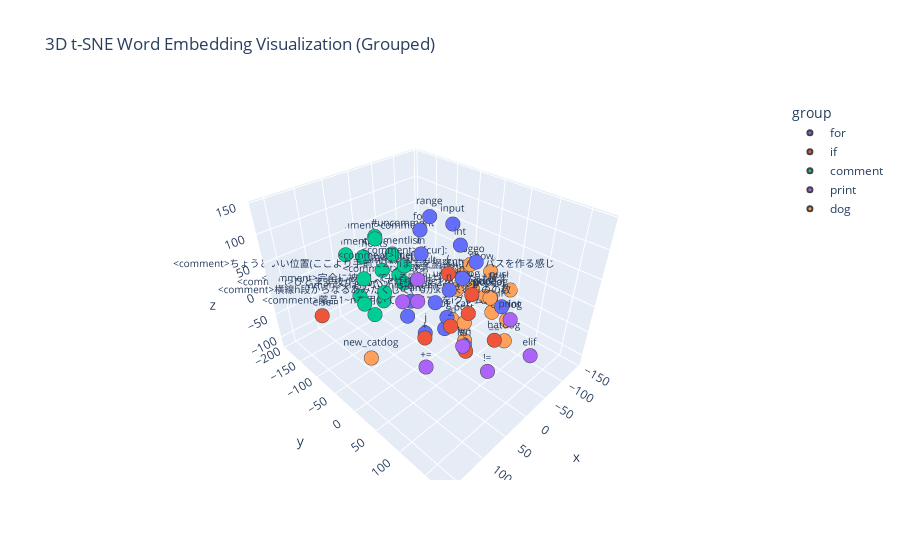

This figure's notebook cell:
### Markdown cell above
Now let's try to analyze a more structured visualization plotting the top most similar embeddings for some of domain-specific words. We will use the usual function of the previous sections.

### Code cell
# Example 
centers=["for", "if", "comment", "print", "dog"]
plot_word_embedding_grouped(ft_model_code, centers)

### Figure 1 — Plotly figure (JSON) as saved in the notebook; plotly's stock layout.template omitted (floating-point values rounded to 4 significant figures)
{"data": [{"hovertemplate": "group=for<br>x=%{x}<br>y=%{y}<br>z=%{z}<br>word=%{text}<extra></extra>", "legendgroup": "for", "marker": {"color": "#636efa", "line": {"width": 2}, "size": 5, "symbol": "circle"}, "mode": "markers+text", "name": "for", "scene": "scene", "showlegend": true, "text": ["range", "in", "i", "input", "n", "if", "j", "1", "len", "int", "]", "[", "=", ")", "-", "for"], "textfont": {"size": 10}, "type": "scatter3d", "x": [14.04, 10.99, 20.84, -60.91, 42.61, -22.52, 29.07, 32.95, 1.833, -44.72, 58.67, 57.24, -23.63, -21.12, 19.87, 11.62], "y": [-1.168, -22.13, 38.25, -25.06, 64.42, 107.1, 4.347, 53.13, 63.42, 6.121, 5.446, -4.802, 54.93, 32.92, 16.79, -23.23], "z": [144.3, 75.03, -27.6, 97.32, 68.39, 28.1, -52.01, 9.728, -58.74, 78.97, 27.31, -7.184, 79.42, 42.32, 9.86, 114.7]}, {"hovertemplate": "group=if<br>x=%{x}<br>y=%{y}<br>z=%{z}<br>word=%{text}<extra></extra>", "legendgroup": "if", "marker": {"color": "#EF553B", "line": {"width": 2}, "size": 5, "symbol": "circle"}, "mode": "markers+text", "name": "if", "scene": "scene", "showlegend": true, "text": [":", "0", "==", "(", "+", "else", ">", "2"], "textfont": {"size": 10}, "type": "scatter3d", "x": [1.485, -3.831, 14.68, 7.784, 70.88, 163.4, 38.21, 60.02], "y": [70.82, 62.48, 126.2, 30.82, 46.08, -67.81, 95.66, 84.57], "z": [43.1, 1.456, 0.06619, 63.23, -10.63, 18.01, -25.3, 27.61]}, {"hovertemplate": "group=comment<br>x=%{x}<br>y=%{y}<br>z=%{z}<br>word=%{text}<extra></extra>", "legendgroup": "comment", "marker": {"color": "#00cc96", "line": {"width": 2}, "size": 5, "symbol": "circle"}, "mode": "markers+text", "name": "comment", "scene": "scene", "showlegend": true, "text": ["comments", "commentslist", "commentlist", "<comment>#uncomment", "<comment>ちょうどいい位置(ここより手前で2**iまでを網羅)にバイパスを作る感じ", "<comment>g[cur]:", "<comment>comment", "<comment>读取第一行的n", "comment_result", "<comment>完全に被覆している区間は狭い方だけ残す", "<comment>薬品1~nを用いて、タイプaをiグラム、", "<comment>横線h段からなるあみだくじで、0がkに来るものの数", "<comment>class=\\\\\\\"hljs-comment\\\\\\\">#", "<comment>line[-1]", "<comment>ひとまず枝があるペアは枝の長さをセット", "comment"], "textfont": {"size": 10}, "type": "scatter3d", "x": [-5.735, -22.67, -45.81, -33.91, 66.86, -24.16, -11.92, -23.01, -54.41, 42.66, 64.72, 85.63, 23.66, 1.292, 68.26, 32.47], "y": [-192.2, -159.9, -157.0, -189.6, -94.42, -100.2, -160.7, -102.0, -150.8, -75.05, -75.93, -72.11, -102.4, -130.1, -107.7, -189.8], "z": [-9.914, -32.02, -5.706, 22.47, 22.89, 3.618, 37.36, -32.29, -52.25, -6.056, -39.73, -5.169, -47.17, -7.592, -17.28, 11.72]}, {"hovertemplate": "group=print<br>x=%{x}<br>y=%{y}<br>z=%{z}<br>word=%{text}<extra></extra>", "legendgroup": "print", "marker": {"color": "#ab63fa", "line": {"width": 2}, "size": 5, "symbol": "circle"}, "mode": "markers+text", "name": "print", "scene": "scene", "showlegend": true, "text": ["+=", "elif", "%", "!=", "ans", "a", "c", "print"], "textfont": {"size": 10}, "type": "scatter3d", "x": [103.1, -1.492, 76.6, 45.01, 110.8, 77.14, 102.0, 23.45], "y": [80.87, 175.6, 121.2, 141.4, 74.63, 39.7, 36.77, 152.7], "z": [-21.31, -6.919, 25.52, -27.97, 90.65, 89.98, 65.44, 56.93]}, {"hovertemplate": "group=dog<br>x=%{x}<br>y=%{y}<br>z=%{z}<br>word=%{text}<extra></extra>", "legendgroup": "dog", "marker": {"color": "#FFA15A", "line": {"width": 2}, "size": 5, "symbol": "circle"}, "mode": "markers+text", "name": "dog", "scene": "scene", "showlegend": true, "text": ["pdog", "popdog", "cntdog", "catdog", "showdog", "hatdog", "pushdog", "new_catdog", "dog_cat", "pcat", "uncle_dog", "doggo", "popcat", "cntcat", "cat", "dog"], "textfont": {"size": 10}, "type": "scatter3d", "x": [-126.5, -107.9, -142.3, -106.8, -139.0, -83.96, -144.0, 130.9, -59.32, -54.73, -85.07, -105.8, -83.92, -139.1, -55.48, -137.1], "y": [0.8005, 26.12, -42.36, 64.27, -1.413, 79.38, 40.03, -4.542, -17.94, 14.41, -32.03, -21.53, 41.92, -67.95, 16.71, 10.96], "z": [-62.18, -41.16, -74.23, -69.34, -15.9, -92.18, -36.97, -43.51, -87.24, -73.9, -42.1, 5.035, -22.21, -53.99, -113.5, -98.39]}], "layout": {"legend": {"title": {"text": "group"}, "tracegroupgap": 0}, "scene": {"domain": {"x": [0, 1], "y": [0, 1]}, "xaxis": {"title": {"text": "x"}}, "yaxis": {"title": {"text": "y"}}, "zaxis": {"title": {"text": "z"}}}, "title": {"text": "3D t-SNE Word Embedding Visualization (Grouped)"}}}
